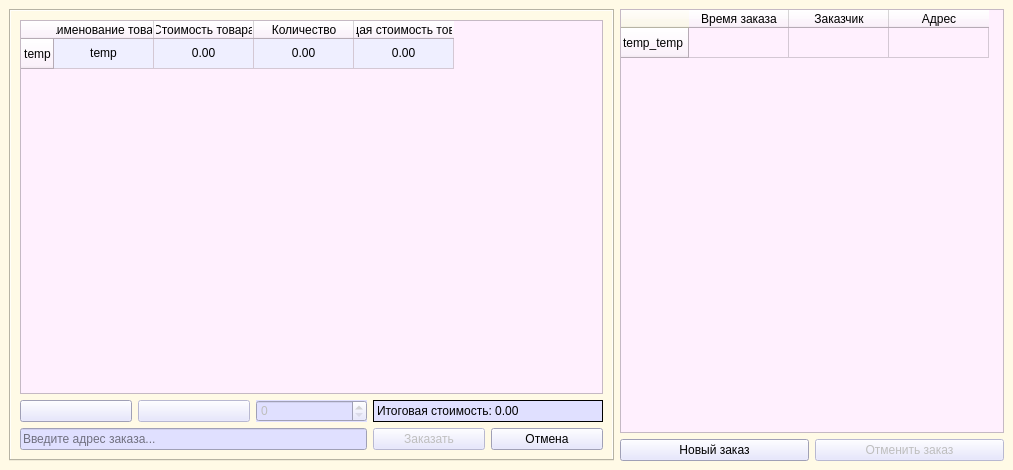
<?xml version="1.0" encoding="UTF-8"?>
<ui version="4.0">
 <class>MainWindow</class>
 <widget class="QMainWindow" name="MainWindow">
  <property name="geometry">
   <rect>
    <x>0</x>
    <y>0</y>
    <width>1013</width>
    <height>470</height>
   </rect>
  </property>
  <property name="windowTitle">
   <string>Заказы</string>
  </property>
  <property name="windowIcon">
   <iconset>
    <normaloff>../../PPOIS_lab_4/gamedata/icons/bimer.jpg</normaloff>../../PPOIS_lab_4/gamedata/icons/bimer.jpg</iconset>
  </property>
  <property name="styleSheet">
   <string notr="true">QToolTip {background-color: white; color: black; border: black solid 1px};</string>
  </property>
  <widget class="QWidget" name="centralwidget">
   <property name="styleSheet">
    <string notr="true">background-color: rgb(255, 250, 230);</string>
   </property>
   <layout class="QGridLayout" name="gridLayout">
    <item row="1" column="2">
     <widget class="QPushButton" name="removeOrder">
      <property name="enabled">
       <bool>false</bool>
      </property>
      <property name="cursor">
       <cursorShape>PointingHandCursor</cursorShape>
      </property>
      <property name="toolTip">
       <string>Отменить выбранный заказ, Shift -</string>
      </property>
      <property name="styleSheet">
       <string notr="true">background-color: rgb(224, 224, 255);</string>
      </property>
      <property name="text">
       <string>Отменить заказ</string>
      </property>
      <property name="shortcut">
       <string>Shift+-</string>
      </property>
     </widget>
    </item>
    <item row="0" column="1" colspan="2">
     <widget class="QTableWidget" name="tableWidget">
      <property name="sizePolicy">
       <sizepolicy hsizetype="Preferred" vsizetype="Preferred">
        <horstretch>0</horstretch>
        <verstretch>0</verstretch>
       </sizepolicy>
      </property>
      <property name="styleSheet">
       <string notr="true">background-color: rgb(255, 240, 254);</string>
      </property>
      <property name="horizontalScrollBarPolicy">
       <enum>Qt::ScrollBarAlwaysOff</enum>
      </property>
      <property name="sizeAdjustPolicy">
       <enum>QAbstractScrollArea::AdjustToContents</enum>
      </property>
      <property name="alternatingRowColors">
       <bool>false</bool>
      </property>
      <property name="selectionBehavior">
       <enum>QAbstractItemView::SelectRows</enum>
      </property>
      <property name="textElideMode">
       <enum>Qt::ElideMiddle</enum>
      </property>
      <property name="cornerButtonEnabled">
       <bool>false</bool>
      </property>
      <attribute name="horizontalHeaderStretchLastSection">
       <bool>false</bool>
      </attribute>
      <row>
       <property name="text">
        <string>temp_temp</string>
       </property>
       <property name="background">
        <color>
         <red>181</red>
         <green>181</green>
         <blue>255</blue>
        </color>
       </property>
       <property name="foreground">
        <brush brushstyle="SolidPattern">
         <color alpha="255">
          <red>0</red>
          <green>0</green>
          <blue>0</blue>
         </color>
        </brush>
       </property>
      </row>
      <column>
       <property name="text">
        <string>Время заказа</string>
       </property>
       <property name="background">
        <color>
         <red>181</red>
         <green>181</green>
         <blue>255</blue>
        </color>
       </property>
      </column>
      <column>
       <property name="text">
        <string>Заказчик</string>
       </property>
       <property name="background">
        <color>
         <red>181</red>
         <green>181</green>
         <blue>255</blue>
        </color>
       </property>
      </column>
      <column>
       <property name="text">
        <string>Адрес</string>
       </property>
       <property name="background">
        <color>
         <red>181</red>
         <green>181</green>
         <blue>255</blue>
        </color>
       </property>
      </column>
      <item row="0" column="0">
       <property name="text">
        <string/>
       </property>
       <property name="background">
        <brush brushstyle="NoBrush">
         <color alpha="255">
          <red>0</red>
          <green>0</green>
          <blue>0</blue>
         </color>
        </brush>
       </property>
       <property name="foreground">
        <brush brushstyle="NoBrush">
         <color alpha="255">
          <red>0</red>
          <green>0</green>
          <blue>0</blue>
         </color>
        </brush>
       </property>
      </item>
      <item row="0" column="1">
       <property name="text">
        <string/>
       </property>
       <property name="background">
        <brush brushstyle="NoBrush">
         <color alpha="255">
          <red>181</red>
          <green>181</green>
          <blue>255</blue>
         </color>
        </brush>
       </property>
      </item>
      <item row="0" column="2">
       <property name="text">
        <string/>
       </property>
       <property name="background">
        <brush brushstyle="NoBrush">
         <color alpha="255">
          <red>181</red>
          <green>181</green>
          <blue>255</blue>
         </color>
        </brush>
       </property>
      </item>
     </widget>
    </item>
    <item row="1" column="1">
     <widget class="QPushButton" name="addOrder">
      <property name="cursor">
       <cursorShape>PointingHandCursor</cursorShape>
      </property>
      <property name="toolTip">
       <string>Создать новый заказ, Shift +</string>
      </property>
      <property name="styleSheet">
       <string notr="true">background-color: rgb(224, 224, 255);
</string>
      </property>
      <property name="text">
       <string>Новый заказ</string>
      </property>
      <property name="shortcut">
       <string>Shift++</string>
      </property>
     </widget>
    </item>
    <item row="0" column="0" rowspan="2">
     <widget class="QTabWidget" name="orders_widget">
      <property name="tabPosition">
       <enum>QTabWidget::North</enum>
      </property>
      <property name="tabShape">
       <enum>QTabWidget::Rounded</enum>
      </property>
      <property name="currentIndex">
       <number>0</number>
      </property>
      <property name="documentMode">
       <bool>false</bool>
      </property>
      <property name="tabsClosable">
       <bool>true</bool>
      </property>
      <property name="movable">
       <bool>false</bool>
      </property>
      <property name="tabBarAutoHide">
       <bool>true</bool>
      </property>
      <widget class="QWidget" name="tab1">
       <attribute name="title">
        <string>Order_1</string>
       </attribute>
       <layout class="QGridLayout" name="gridLayout_3">
        <item row="1" column="0">
         <layout class="QGridLayout" name="tab1LayoutgridLayout">
          <item row="2" column="4">
           <widget class="QPushButton" name="rejectOrder">
            <property name="cursor">
             <cursorShape>PointingHandCursor</cursorShape>
            </property>
            <property name="autoFillBackground">
             <bool>false</bool>
            </property>
            <property name="styleSheet">
             <string notr="true">background-color: rgb(224, 224, 255);</string>
            </property>
            <property name="text">
             <string>Отмена</string>
            </property>
            <property name="shortcut">
             <string>Esc</string>
            </property>
           </widget>
          </item>
          <item row="2" column="3">
           <widget class="QPushButton" name="acceptOrder">
            <property name="enabled">
             <bool>false</bool>
            </property>
            <property name="cursor">
             <cursorShape>PointingHandCursor</cursorShape>
            </property>
            <property name="autoFillBackground">
             <bool>false</bool>
            </property>
            <property name="styleSheet">
             <string notr="true">background-color: rgb(224, 224, 255);</string>
            </property>
            <property name="text">
             <string>Заказать</string>
            </property>
           </widget>
          </item>
          <item row="1" column="1">
           <widget class="QPushButton" name="RemoveItem">
            <property name="enabled">
             <bool>false</bool>
            </property>
            <property name="cursor">
             <cursorShape>PointingHandCursor</cursorShape>
            </property>
            <property name="toolTip">
             <string>Убрать продукт из заказа, -</string>
            </property>
            <property name="toolTipDuration">
             <number>5000</number>
            </property>
            <property name="autoFillBackground">
             <bool>false</bool>
            </property>
            <property name="styleSheet">
             <string notr="true">background-color: rgb(224, 224, 255);</string>
            </property>
            <property name="text">
             <string/>
            </property>
            <property name="icon">
             <iconset>
              <normaloff>../../PPOIS_lab_4/gamedata/icons/minus.png</normaloff>../../PPOIS_lab_4/gamedata/icons/minus.png</iconset>
            </property>
            <property name="shortcut">
             <string>-</string>
            </property>
           </widget>
          </item>
          <item row="1" column="0">
           <widget class="QPushButton" name="addNewItem">
            <property name="cursor">
             <cursorShape>PointingHandCursor</cursorShape>
            </property>
            <property name="toolTip">
             <string>Добавить новый продукт в заказ, +</string>
            </property>
            <property name="autoFillBackground">
             <bool>false</bool>
            </property>
            <property name="styleSheet">
             <string notr="true">background-color: rgb(224, 224, 255);</string>
            </property>
            <property name="text">
             <string/>
            </property>
            <property name="icon">
             <iconset>
              <normaloff>../../PPOIS_lab_4/gamedata/icons/addIcon.png</normaloff>../../PPOIS_lab_4/gamedata/icons/addIcon.png</iconset>
            </property>
            <property name="shortcut">
             <string>+</string>
            </property>
           </widget>
          </item>
          <item row="0" column="0" colspan="5">
           <widget class="QTableWidget" name="orderItems">
            <property name="cursor" stdset="0">
             <cursorShape>PointingHandCursor</cursorShape>
            </property>
            <property name="styleSheet">
             <string notr="true">background-color: rgb(255, 240, 254);</string>
            </property>
            <property name="horizontalScrollBarPolicy">
             <enum>Qt::ScrollBarAlwaysOff</enum>
            </property>
            <property name="sizeAdjustPolicy">
             <enum>QAbstractScrollArea::AdjustToContents</enum>
            </property>
            <property name="selectionMode">
             <enum>QAbstractItemView::ExtendedSelection</enum>
            </property>
            <property name="selectionBehavior">
             <enum>QAbstractItemView::SelectRows</enum>
            </property>
            <property name="textElideMode">
             <enum>Qt::ElideMiddle</enum>
            </property>
            <property name="verticalScrollMode">
             <enum>QAbstractItemView::ScrollPerItem</enum>
            </property>
            <property name="gridStyle">
             <enum>Qt::SolidLine</enum>
            </property>
            <property name="cornerButtonEnabled">
             <bool>false</bool>
            </property>
            <attribute name="horizontalHeaderCascadingSectionResizes">
             <bool>false</bool>
            </attribute>
            <attribute name="horizontalHeaderStretchLastSection">
             <bool>false</bool>
            </attribute>
            <attribute name="verticalHeaderStretchLastSection">
             <bool>false</bool>
            </attribute>
            <row>
             <property name="text">
              <string>temp</string>
             </property>
             <property name="textAlignment">
              <set>AlignCenter</set>
             </property>
             <property name="background">
              <color>
               <red>181</red>
               <green>181</green>
               <blue>255</blue>
              </color>
             </property>
            </row>
            <column>
             <property name="text">
              <string>Наименование товара</string>
             </property>
             <property name="textAlignment">
              <set>AlignCenter</set>
             </property>
             <property name="background">
              <color>
               <red>181</red>
               <green>181</green>
               <blue>255</blue>
              </color>
             </property>
            </column>
            <column>
             <property name="text">
              <string>Стоимость товара</string>
             </property>
             <property name="textAlignment">
              <set>AlignCenter</set>
             </property>
             <property name="background">
              <color>
               <red>181</red>
               <green>181</green>
               <blue>255</blue>
              </color>
             </property>
            </column>
            <column>
             <property name="text">
              <string>Количество</string>
             </property>
             <property name="textAlignment">
              <set>AlignCenter</set>
             </property>
             <property name="background">
              <color>
               <red>181</red>
               <green>181</green>
               <blue>255</blue>
              </color>
             </property>
            </column>
            <column>
             <property name="text">
              <string>Общая стоимость товара</string>
             </property>
             <property name="textAlignment">
              <set>AlignCenter</set>
             </property>
             <property name="background">
              <color>
               <red>181</red>
               <green>181</green>
               <blue>255</blue>
              </color>
             </property>
            </column>
            <item row="0" column="0">
             <property name="text">
              <string>temp</string>
             </property>
             <property name="textAlignment">
              <set>AlignCenter</set>
             </property>
             <property name="background">
              <brush brushstyle="SolidPattern">
               <color alpha="255">
                <red>239</red>
                <green>239</green>
                <blue>255</blue>
               </color>
              </brush>
             </property>
             <property name="flags">
              <set>ItemIsSelectable|ItemIsDragEnabled|ItemIsDropEnabled|ItemIsUserCheckable|ItemIsEnabled</set>
             </property>
            </item>
            <item row="0" column="1">
             <property name="text">
              <string>0.00</string>
             </property>
             <property name="textAlignment">
              <set>AlignCenter</set>
             </property>
             <property name="background">
              <brush brushstyle="SolidPattern">
               <color alpha="255">
                <red>239</red>
                <green>239</green>
                <blue>255</blue>
               </color>
              </brush>
             </property>
             <property name="flags">
              <set>ItemIsSelectable|ItemIsDragEnabled|ItemIsDropEnabled|ItemIsUserCheckable|ItemIsEnabled</set>
             </property>
            </item>
            <item row="0" column="2">
             <property name="text">
              <string>0.00</string>
             </property>
             <property name="textAlignment">
              <set>AlignCenter</set>
             </property>
             <property name="background">
              <brush brushstyle="SolidPattern">
               <color alpha="255">
                <red>239</red>
                <green>239</green>
                <blue>255</blue>
               </color>
              </brush>
             </property>
            </item>
            <item row="0" column="3">
             <property name="text">
              <string>0.00</string>
             </property>
             <property name="textAlignment">
              <set>AlignCenter</set>
             </property>
             <property name="background">
              <brush brushstyle="SolidPattern">
               <color alpha="255">
                <red>239</red>
                <green>239</green>
                <blue>255</blue>
               </color>
              </brush>
             </property>
             <property name="flags">
              <set>ItemIsSelectable|ItemIsDragEnabled|ItemIsDropEnabled|ItemIsUserCheckable|ItemIsEnabled</set>
             </property>
            </item>
           </widget>
          </item>
          <item row="2" column="0" colspan="3">
           <widget class="QLineEdit" name="addressEdit">
            <property name="autoFillBackground">
             <bool>false</bool>
            </property>
            <property name="styleSheet">
             <string notr="true">background-color: rgb(224, 224, 255);</string>
            </property>
            <property name="inputMask">
             <string/>
            </property>
            <property name="placeholderText">
             <string>Введите адрес заказа...</string>
            </property>
           </widget>
          </item>
          <item row="1" column="2">
           <widget class="QSpinBox" name="itemAmount">
            <property name="enabled">
             <bool>false</bool>
            </property>
            <property name="cursor">
             <cursorShape>PointingHandCursor</cursorShape>
            </property>
            <property name="autoFillBackground">
             <bool>true</bool>
            </property>
            <property name="styleSheet">
             <string notr="true">background-color: rgb(224, 224, 255);</string>
            </property>
            <property name="wrapping">
             <bool>false</bool>
            </property>
            <property name="frame">
             <bool>true</bool>
            </property>
           </widget>
          </item>
          <item row="1" column="3" colspan="2">
           <widget class="QLabel" name="orderPrice">
            <property name="autoFillBackground">
             <bool>false</bool>
            </property>
            <property name="styleSheet">
             <string notr="true">background-color: rgb(224, 224, 255);</string>
            </property>
            <property name="frameShape">
             <enum>QFrame::Box</enum>
            </property>
            <property name="frameShadow">
             <enum>QFrame::Plain</enum>
            </property>
            <property name="text">
             <string>Итоговая стоимость: 0.00</string>
            </property>
           </widget>
          </item>
         </layout>
        </item>
       </layout>
      </widget>
     </widget>
    </item>
   </layout>
  </widget>
 </widget>
 <resources/>
 <connections/>
</ui>
